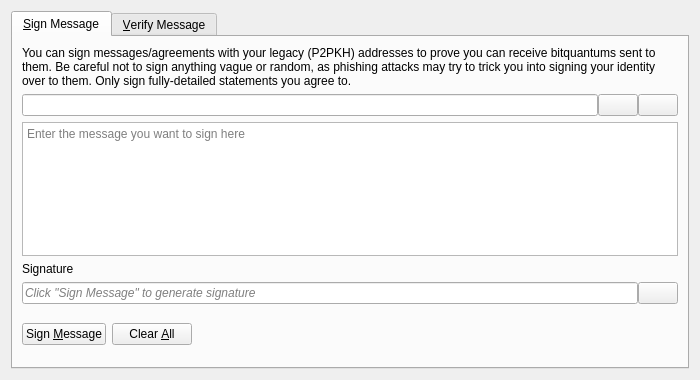
<?xml version="1.0" encoding="UTF-8"?>
<ui version="4.0">
 <class>SignVerifyMessageDialog</class>
 <widget class="QDialog" name="SignVerifyMessageDialog">
  <property name="geometry">
   <rect>
    <x>0</x>
    <y>0</y>
    <width>700</width>
    <height>380</height>
   </rect>
  </property>
  <property name="windowTitle">
   <string>Signatures - Sign / Verify a Message</string>
  </property>
  <property name="modal">
   <bool>true</bool>
  </property>
  <layout class="QVBoxLayout" name="verticalLayout">
   <item>
    <widget class="QTabWidget" name="tabWidget">
     <property name="currentIndex">
      <number>0</number>
     </property>
     <widget class="QWidget" name="tabSignMessage">
      <attribute name="title">
       <string>&amp;Sign Message</string>
      </attribute>
      <layout class="QVBoxLayout" name="verticalLayout_SM">
       <item>
        <widget class="QLabel" name="infoLabel_SM">
         <property name="text">
          <string>You can sign messages/agreements with your legacy (P2PKH) addresses to prove you can receive bitquantums sent to them. Be careful not to sign anything vague or random, as phishing attacks may try to trick you into signing your identity over to them. Only sign fully-detailed statements you agree to.</string>
         </property>
         <property name="textFormat">
          <enum>Qt::PlainText</enum>
         </property>
         <property name="wordWrap">
          <bool>true</bool>
         </property>
        </widget>
       </item>
       <item>
        <layout class="QHBoxLayout" name="horizontalLayout_1_SM">
         <property name="spacing">
          <number>0</number>
         </property>
         <item>
          <widget class="QValidatedLineEdit" name="addressIn_SM">
           <property name="toolTip">
            <string>The Bitquantum address to sign the message with</string>
           </property>
          </widget>
         </item>
         <item>
          <widget class="QPushButton" name="addressBookButton_SM">
           <property name="toolTip">
            <string>Choose previously used address</string>
           </property>
           <property name="text">
            <string/>
           </property>
           <property name="icon">
            <iconset resource="../bitquantum.qrc">
             <normaloff>:/icons/address-book</normaloff>:/icons/address-book</iconset>
           </property>
           <property name="shortcut">
            <string>Alt+A</string>
           </property>
           <property name="autoDefault">
            <bool>false</bool>
           </property>
          </widget>
         </item>
         <item>
          <widget class="QPushButton" name="pasteButton_SM">
           <property name="toolTip">
            <string>Paste address from clipboard</string>
           </property>
           <property name="text">
            <string/>
           </property>
           <property name="icon">
            <iconset resource="../bitquantum.qrc">
             <normaloff>:/icons/editpaste</normaloff>:/icons/editpaste</iconset>
           </property>
           <property name="shortcut">
            <string>Alt+P</string>
           </property>
           <property name="autoDefault">
            <bool>false</bool>
           </property>
          </widget>
         </item>
        </layout>
       </item>
       <item>
        <widget class="QPlainTextEdit" name="messageIn_SM">
         <property name="toolTip">
          <string>Enter the message you want to sign here</string>
         </property>
         <property name="placeholderText">
          <string>Enter the message you want to sign here</string>
         </property>
        </widget>
       </item>
       <item>
        <widget class="QLabel" name="signatureLabel_SM">
         <property name="text">
          <string>Signature</string>
         </property>
         <property name="textFormat">
          <enum>Qt::PlainText</enum>
         </property>
        </widget>
       </item>
       <item>
        <layout class="QHBoxLayout" name="horizontalLayout_2_SM">
         <property name="spacing">
          <number>0</number>
         </property>
         <item>
          <widget class="QLineEdit" name="signatureOut_SM">
           <property name="placeholderText">
            <string>Click "Sign Message" to generate signature</string>
           </property>
           <property name="font">
            <font>
             <italic>true</italic>
            </font>
           </property>
           <property name="readOnly">
            <bool>true</bool>
           </property>
          </widget>
         </item>
         <item>
          <widget class="QPushButton" name="copySignatureButton_SM">
           <property name="toolTip">
            <string>Copy the current signature to the clipboard</string>
           </property>
           <property name="text">
            <string/>
           </property>
           <property name="icon">
            <iconset resource="../bitquantum.qrc">
             <normaloff>:/icons/editcopy</normaloff>:/icons/editcopy</iconset>
           </property>
           <property name="autoDefault">
            <bool>false</bool>
           </property>
          </widget>
         </item>
        </layout>
       </item>
       <item>
        <layout class="QHBoxLayout" name="horizontalLayout_3_SM">
         <item>
          <widget class="QPushButton" name="signMessageButton_SM">
           <property name="toolTip">
            <string>Sign the message to prove you own this Bitquantum address</string>
           </property>
           <property name="text">
            <string>Sign &amp;Message</string>
           </property>
           <property name="icon">
            <iconset resource="../bitquantum.qrc">
             <normaloff>:/icons/edit</normaloff>:/icons/edit</iconset>
           </property>
           <property name="autoDefault">
            <bool>false</bool>
           </property>
          </widget>
         </item>
         <item>
          <widget class="QPushButton" name="clearButton_SM">
           <property name="toolTip">
            <string>Reset all sign message fields</string>
           </property>
           <property name="text">
            <string>Clear &amp;All</string>
           </property>
           <property name="icon">
            <iconset resource="../bitquantum.qrc">
             <normaloff>:/icons/remove</normaloff>:/icons/remove</iconset>
           </property>
           <property name="autoDefault">
            <bool>false</bool>
           </property>
          </widget>
         </item>
         <item>
          <spacer name="horizontalSpacer_1_SM">
           <property name="orientation">
            <enum>Qt::Horizontal</enum>
           </property>
           <property name="sizeHint" stdset="0">
            <size>
             <width>40</width>
             <height>48</height>
            </size>
           </property>
          </spacer>
         </item>
         <item>
          <widget class="QLabel" name="statusLabel_SM">
           <property name="font">
            <font>
             <weight>75</weight>
             <bold>true</bold>
            </font>
           </property>
           <property name="text">
            <string/>
           </property>
           <property name="wordWrap">
            <bool>true</bool>
           </property>
          </widget>
         </item>
         <item>
          <spacer name="horizontalSpacer_2_SM">
           <property name="orientation">
            <enum>Qt::Horizontal</enum>
           </property>
           <property name="sizeHint" stdset="0">
            <size>
             <width>40</width>
             <height>48</height>
            </size>
           </property>
          </spacer>
         </item>
        </layout>
       </item>
      </layout>
     </widget>
     <widget class="QWidget" name="tabVerifyMessage">
      <attribute name="title">
       <string>&amp;Verify Message</string>
      </attribute>
      <layout class="QVBoxLayout" name="verticalLayout_VM">
       <item>
        <widget class="QLabel" name="infoLabel_VM">
         <property name="text">
          <string>Enter the receiver's address, message (ensure you copy line breaks, spaces, tabs, etc. exactly) and signature below to verify the message. Be careful not to read more into the signature than what is in the signed message itself, to avoid being tricked by a man-in-the-middle attack. Note that this only proves the signing party receives with the address, it cannot prove sendership of any transaction!</string>
         </property>
         <property name="textFormat">
          <enum>Qt::PlainText</enum>
         </property>
         <property name="alignment">
          <set>Qt::AlignLeading|Qt::AlignLeft|Qt::AlignTop</set>
         </property>
         <property name="wordWrap">
          <bool>true</bool>
         </property>
        </widget>
       </item>
       <item>
        <layout class="QHBoxLayout" name="horizontalLayout_1_VM">
         <property name="spacing">
          <number>0</number>
         </property>
         <item>
          <widget class="QValidatedLineEdit" name="addressIn_VM">
           <property name="toolTip">
            <string>The Bitquantum address the message was signed with</string>
           </property>
          </widget>
         </item>
         <item>
          <widget class="QPushButton" name="addressBookButton_VM">
           <property name="toolTip">
            <string>Choose previously used address</string>
           </property>
           <property name="text">
            <string/>
           </property>
           <property name="icon">
            <iconset resource="../bitquantum.qrc">
             <normaloff>:/icons/address-book</normaloff>:/icons/address-book</iconset>
           </property>
           <property name="shortcut">
            <string>Alt+A</string>
           </property>
           <property name="autoDefault">
            <bool>false</bool>
           </property>
          </widget>
         </item>
        </layout>
       </item>
       <item>
        <widget class="QPlainTextEdit" name="messageIn_VM">
          <property name="toolTip">
            <string>The signed message to verify</string>
          </property>
          <property name="placeholderText">
            <string>The signed message to verify</string>
          </property>
        </widget>
       </item>
       <item>
        <widget class="QValidatedLineEdit" name="signatureIn_VM">
          <property name="toolTip">
            <string>The signature given when the message was signed</string>
          </property>
          <property name="placeholderText">
            <string>The signature given when the message was signed</string>
          </property>
        </widget>
       </item>
       <item>
        <layout class="QHBoxLayout" name="horizontalLayout_2_VM">
         <item>
          <widget class="QPushButton" name="verifyMessageButton_VM">
           <property name="toolTip">
            <string>Verify the message to ensure it was signed with the specified Bitquantum address</string>
           </property>
           <property name="text">
            <string>Verify &amp;Message</string>
           </property>
           <property name="icon">
            <iconset resource="../bitquantum.qrc">
             <normaloff>:/icons/transaction_0</normaloff>:/icons/transaction_0</iconset>
           </property>
           <property name="autoDefault">
            <bool>false</bool>
           </property>
          </widget>
         </item>
         <item>
          <widget class="QPushButton" name="clearButton_VM">
           <property name="toolTip">
            <string>Reset all verify message fields</string>
           </property>
           <property name="text">
            <string>Clear &amp;All</string>
           </property>
           <property name="icon">
            <iconset resource="../bitquantum.qrc">
             <normaloff>:/icons/remove</normaloff>:/icons/remove</iconset>
           </property>
           <property name="autoDefault">
            <bool>false</bool>
           </property>
          </widget>
         </item>
         <item>
          <spacer name="horizontalSpacer_1_VM">
           <property name="orientation">
            <enum>Qt::Horizontal</enum>
           </property>
           <property name="sizeHint" stdset="0">
            <size>
             <width>40</width>
             <height>48</height>
            </size>
           </property>
          </spacer>
         </item>
         <item>
          <widget class="QLabel" name="statusLabel_VM">
           <property name="font">
            <font>
             <weight>75</weight>
             <bold>true</bold>
            </font>
           </property>
           <property name="text">
            <string/>
           </property>
           <property name="wordWrap">
            <bool>true</bool>
           </property>
          </widget>
         </item>
         <item>
          <spacer name="horizontalSpacer_2_VM">
           <property name="orientation">
            <enum>Qt::Horizontal</enum>
           </property>
           <property name="sizeHint" stdset="0">
            <size>
             <width>40</width>
             <height>48</height>
            </size>
           </property>
          </spacer>
         </item>
        </layout>
       </item>
      </layout>
     </widget>
    </widget>
   </item>
  </layout>
 </widget>
 <customwidgets>
  <customwidget>
   <class>QValidatedLineEdit</class>
   <extends>QLineEdit</extends>
   <header>qt/qvalidatedlineedit.h</header>
  </customwidget>
 </customwidgets>
 <resources>
  <include location="../bitquantum.qrc"/>
 </resources>
 <connections/>
</ui>
